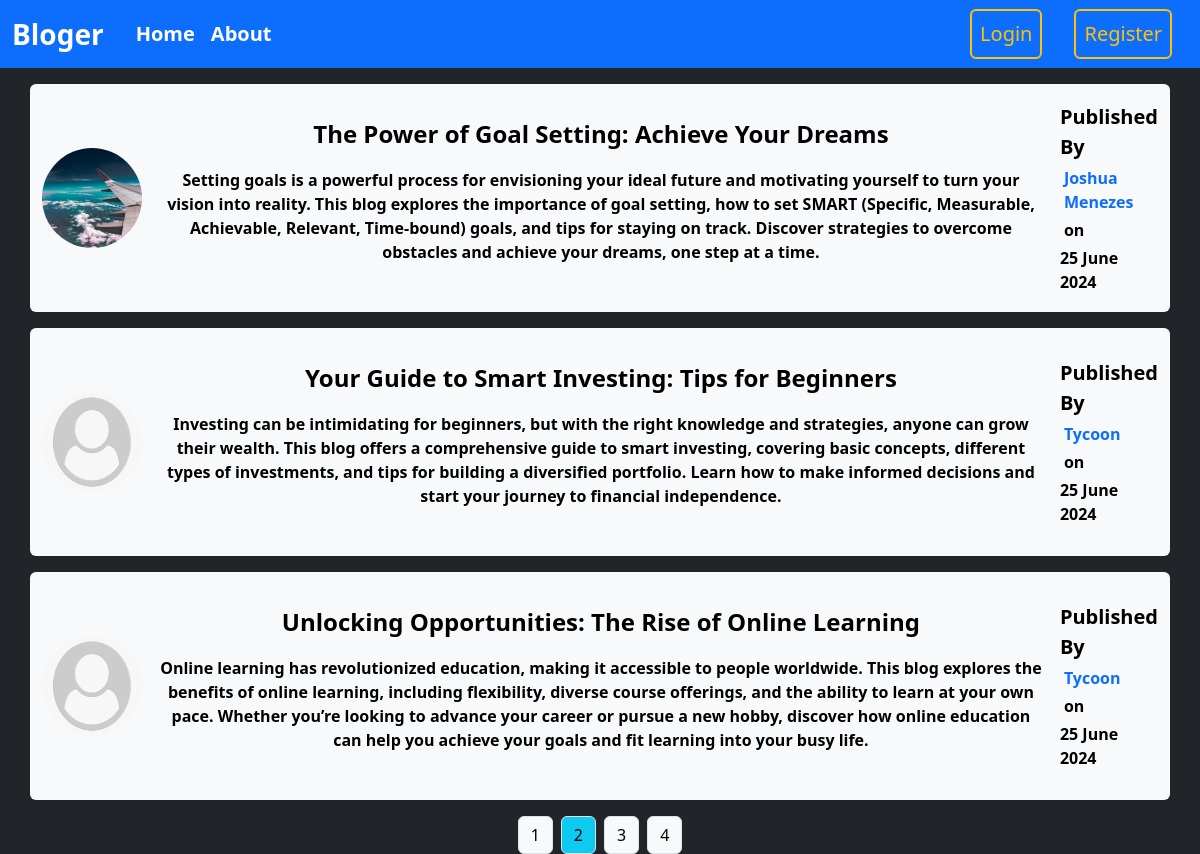
The page /home?page=2 on the database its author committed.
### package/models.py (models this page shows, shortened)
class Post(db.Model):
    id = db.Column(db.Integer, primary_key=True)
    title = db.Column(db.String(100), nullable=False)
    date_posted = db.Column(db.DateTime, nullable=False, default = datetime.utcnow)
    content = db.Column(db.Text, nullable=False)
    user_id = db.Column(db.Integer, db.ForeignKey("user.id"), nullable=False)

class User(db.Model, UserMixin):
    id = db.Column(db.Integer, primary_key=True)
    username = db.Column(db.String(20), unique=True, nullable=False)
    email = db.Column(db.String(120), unique=True, nullable=False)
    image = db.Column(db.String(20), nullable=False, default="default.jpg")
    password = db.Column(db.String(60), nullable=False)
    posts = db.relationship("Post", backref="author", lazy=True)

### package/main/routes.py (the view)
@main.route("/")
@main.route("/home")
def home():
    pg = request.args.get("page", 1, type=int)
    posts = Post.query.order_by(Post.date_posted.desc()).paginate(per_page=3, page=pg)
    return render_template("home.html", posts=posts)

### package/templates/home.html
{% extends 'layouts.html' %}
{% block content %}
  {% for post in posts.items %}
    <div class="container bg-light rounded text-black d-flex py-3 justify-content-center my-3 flex-md-row flex-column">
      <div class="d-flex align-items-center justify-content-center">
        <img class="rounded-circle" src="{{ url_for('static', filename='profile_pics/' + post.author.image) }}" style="width: 100px;  height: 100px;" />
      </div>
      <div class="flex-fill text-center mx-3 py-3">
        <a class="title fs-4 text-decoration-none text-black" href="{{ url_for('posts.post', id=post.id) }}">{{ post.title }}</a>
        <p class="mt-3">{{ post.content }}</p>
      </div>
      <div class="d-flex flex-md-column justify-content-center flex-wrap">
        <p class="bold fw-4 fs-5 m-0">Published By</p>
        <a href="{{url_for("users.user_post", username=post.author.username)}}" class="text-decoration-none mx-1 pt-1">{{ post.author.username }}</a>
        <p class="m-0 pt-1 mx-1">on</p>
        <p class="pt-1 m-0">{{ post.date_posted.strftime('%d %B %Y') }}</p>
      </div>
    </div>
  {% endfor %}
  <div class="d-flex justify-content-center">
    {% for page in posts.iter_pages(left_edge=1, right_edge=1, left_current=1, right_current=2) %}
      {% if page %}
        {% if posts.page == page %}
          <a href="{{ url_for('main.home', page=page) }}" class="btn btn-info border boder-1 mx-1">{{ page }}</a>
        {% else %}
          <a href="{{ url_for('main.home', page=page) }}" class="btn btn-light border boder-1 mx-1">{{ page }}</a>
        {% endif %}
      {% else %}
        ...
      {% endif %}
    {% endfor %}
  </div>
{% endblock %}

### package/static/main.css (style rules this page uses)
body { margin: 0; padding: 0px 0px; height: 100vh; }

### rows shown on the page
Post: image (picture), title "The Power of Goal Setting: Achieve Your Dreams", content "Setting goals is a powerful process for envisioning your ideal future and motivating yourself to turn your vision into reality. This blog explores the importance of goal setting, how to set SMART (Specific, Measurable, Achievable, Relevant, Time-bound) goals, and tips for staying on track. Discover strategies to overcome obstacles and achieve your dreams, one step at a time.", author.username "Joshua Menezes", date_posted "25 June 2024"
Post: image (placeholder picture), title "Your Guide to Smart Investing: Tips for Beginners", content "Investing can be intimidating for beginners, but with the right knowledge and strategies, anyone can grow their wealth. This blog offers a comprehensive guide to smart investing, covering basic concepts, different types of investments, and tips for building a diversified portfolio. Learn how to make informed decisions and start your journey to financial independence.", author.username "Tycoon", date_posted "25 June 2024"
Post: image (placeholder picture), title "Unlocking Opportunities: The Rise of Online Learning", content "Online learning has revolutionized education, making it accessible to people worldwide. This blog explores the benefits of online learning, including flexibility, diverse course offerings, and the ability to learn at your own pace. Whether you’re looking to advance your career or pursue a new hobby, discover how online education can help you achieve your goals and fit learning into your busy life.", author.username "Tycoon", date_posted "25 June 2024"

### other values the page prints
{{ page }} "1" "3" "4"
{{ page }} "2"
